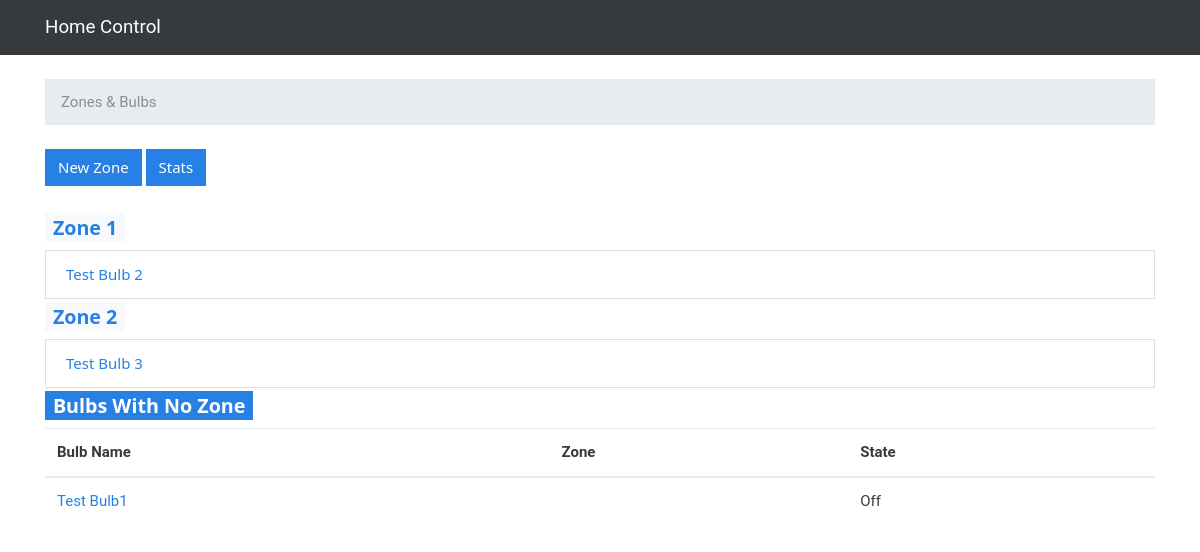
The app's page /, older data.
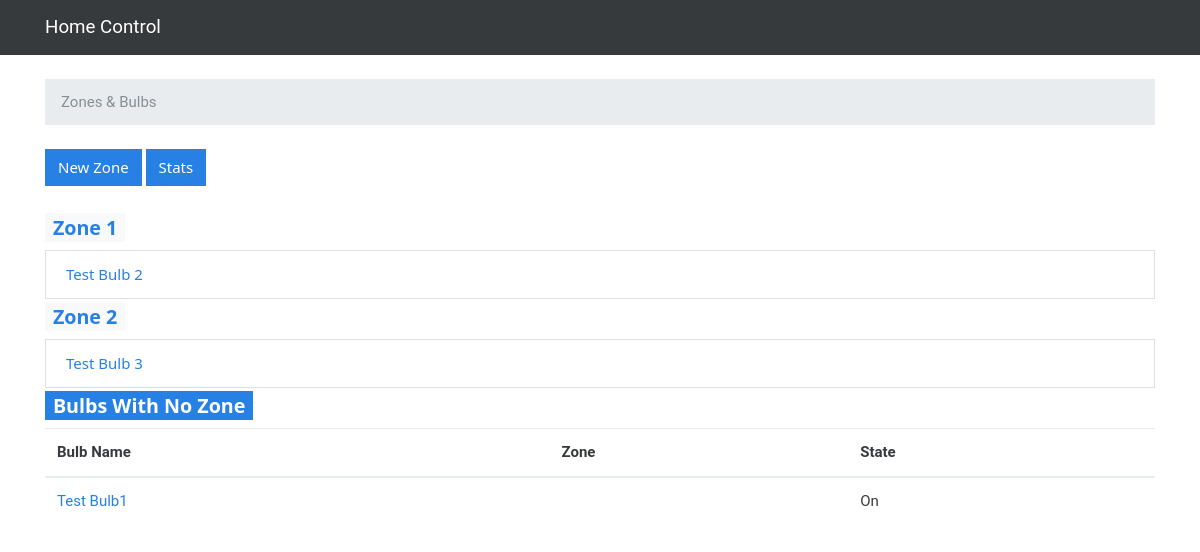
The same page, newer data.
### lights/models.py (models this page shows, shortened)
class Zone(models.Model):
    name = models.CharField(max_length = 100)
    description = models.CharField(max_length = 100, blank=True, null=True)

class Bulb(models.Model):
    name = models.CharField(max_length = 100)
    bulb_type = models.CharField(max_length = 100, blank=True, null=True, default='')
    zone = models.ForeignKey(Zone, related_name = 'b_zone_id', blank=True, null=True)
    onOff = models.BooleanField(default = False)
    rgbColor = models.CharField(max_length=8, default = 'ffcc00', blank=True, null=True)
    brightness = models.IntegerField(default = 0, blank=True, null=True)
    consumption = models.IntegerField(default = 0, blank=True, null=True)
    ipAddr = models.CharField(max_length=16, blank=True, null=True)

### lights/views.py (the view)
# urls.py: 2. Add a URL to urlpatterns:  url(r'^$', views.home, name='home')
def home(request):
    zones = Zone.objects.all()
    bulbs = Bulb.objects.all()
    bulbsNoZone = Bulb.objects.exclude(zone__isnull=False)
    return render(request, 'home.html', {'bulbs': bulbs, 'bulbsNoZone': bulbsNoZone, 'zones': zones})

### templates/home.html (shortened to what this page needs)
{% extends 'base.html' %}
{% block breadcrumb %}
        <li class="breadcrumb-item active">Zones & Bulbs</li>
{% endblock %}
{% block content %}
    <div class="mb-4">
      <a href="{% url 'new_zone' %}" class="btn btn-primary">New Zone</a>
      <a href="{% url 'stats' %}" class="btn btn-primary">Stats</a>
    </div>
	{% for zone in zones %}
	<h3> <span class="badge badge-light"><a href="{% url 'control_zone' zone.pk %}"  sytle="color=white !important;"> {{ zone.name }}</a></span></h3>
	<ul class="list-group">
	  {% for bulb in bulbs %}
	     {% if bulb.zone == zone %}
	       <li class="list-group-item" ><a href="{% url 'edit_bulb' bulb.pk %}">{{ bulb.name }}</a></li>
	     {% endif %}
	  {% endfor %}
	</ul>
	{% endfor %}
  <h3> <span class="badge badge-primary">Bulbs With No Zone</span> </h3>
  <table class="table">
        <thead class="thead-inverse">
          <tr>
            <th>Bulb Name</th>
            <th>Zone</th>
            <th>State</th>
          </tr>
        </thead>
        <tbody>
          {% for bulb in bulbsNoZone %}
            <tr>
              <td>
                <a href="{% url 'edit_bulb' bulb.pk %}">{{ bulb.name }}</a>
              </td>
              <td>
              </td>
              <td>
                {% if bulb.onOff %}
                  On
                {% else %}
                  Off
                {% endif%}
              </td>
            </tr>
          {% endfor %}
        </tbody>
        </div>
{% endblock %}

### templates/base.html (shortened to what this page needs)
{% load static %}<!DOCTYPE html>
<html>
  <head>
    <link rel="stylesheet" href="{% static 'css/bootstrap.min.css' %}">
    <link href="{% static 'css/bootstrap-toggle.min.css' %}" rel="stylesheet">
    <link href="{% static 'css/app.css' %}" rel="stylesheet">
    <link href="{% static 'css/bootstrap-slider.min.css' %}" rel="stylesheet">
  </head>
  <body>
     <nav class="navbar navbar-expand-lg navbar-dark bg-dark">
      <div class="container">
        <a class="navbar-brand" href="{% url 'home' %}">Home Control</a>
      </div>
    </nav>
    <div class="container">
      <ol class="breadcrumb my-4">
        {% block breadcrumb %}
        {% endblock %}
      </ol>
      {% block content %}
      {% endblock %}
  </body>
</html>

### static/css/app.css (style rules this page uses)
.navbar-brand { font-family: 'Roboto', sans-serif; }
.breadcrumb-item { font-family: 'Roboto', sans-serif; }
.table { font-family: 'Roboto', sans-serif !important; color: 'blue' !important; }

Row changes from the older to the newer data that the page shows:
changed Bulb "Test Bulb1": onOff "Off" → "On"
